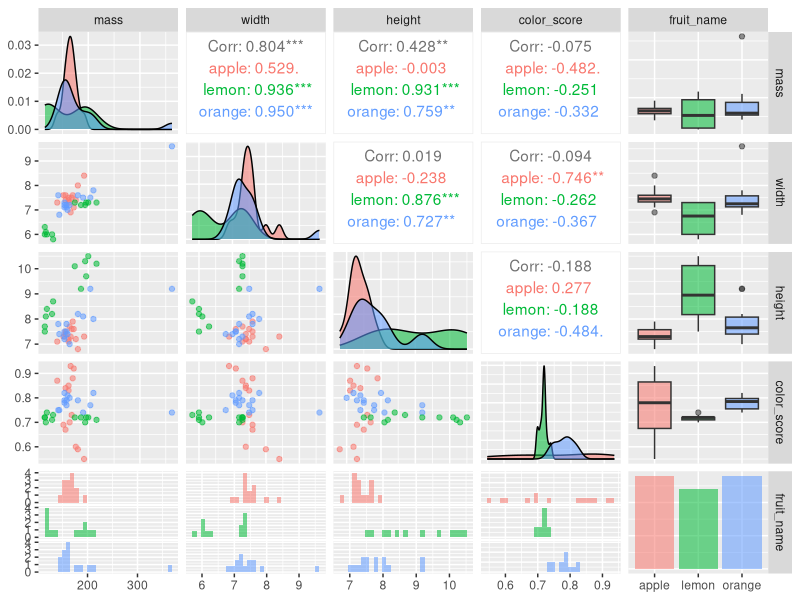

Source code (R):
library(ggplot2)
library(caTools) 
library(GGally) 
library(e1071)

Fruits <- read.csv("fruits.csv")
View(Fruits)
Fruits$mass<- as.double(Fruits$mass)
Fruits$width<- as.double(Fruits$width)
Fruits$height<- as.double(Fruits$height)
Fruits$color_score<- as.double(Fruits$color_score)
Fruits$fruit_name<- as.factor(Fruits$fruit_name)
View(Fruits)
set.seed(123)
split = sample.split(Fruits$fruit_name,SplitRatio = 0.75)

training_set = subset(Fruits,split == TRUE) 
testing_set = subset(Fruits, split == FALSE)

View(training_set)
View(testing_set)

ggpairs(training_set,ggplot2::aes(colour = fruit_name,alpha=0.6))

#SVC
class1 = svm(fruit_name~.,data= training_set,type = "C-classification",
             kernal = "radial")

pred1 = predict(class1, type ='response',newdata = testing_set)
comp = data.frame(testing_set$fruit_name,pred1)

View(comp)

cm1 = table(testing_set[,5],pred1) 
cm1

misClassError <- mean(pred1 != testing_set$fruit_name)
print(paste('Accuracy of SVM =', 1-misClassError))
